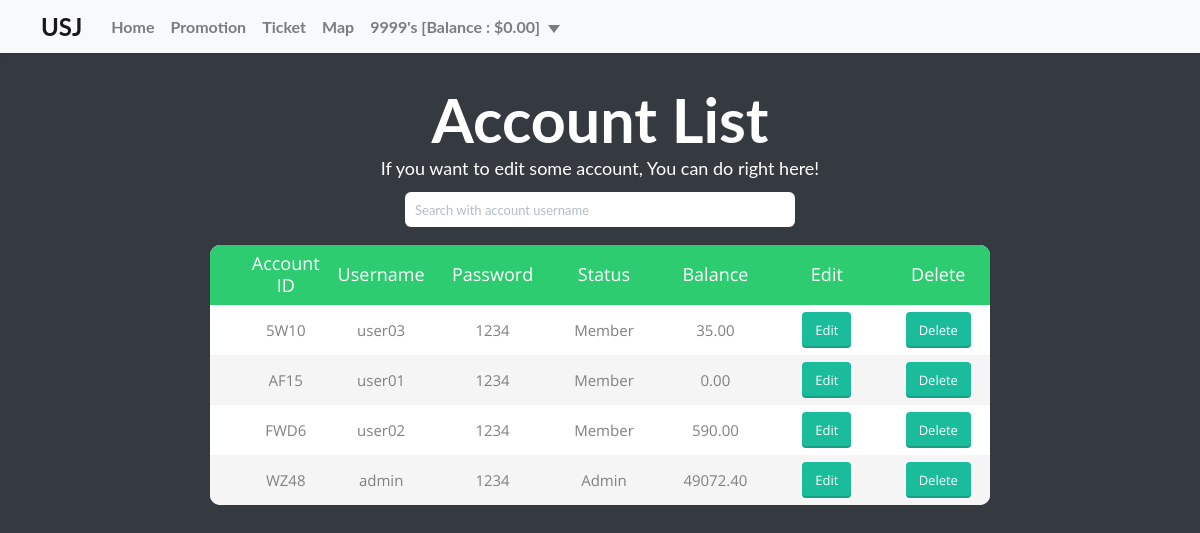
Page /Manage/Account-List.php (signed in) on the earlier database version.
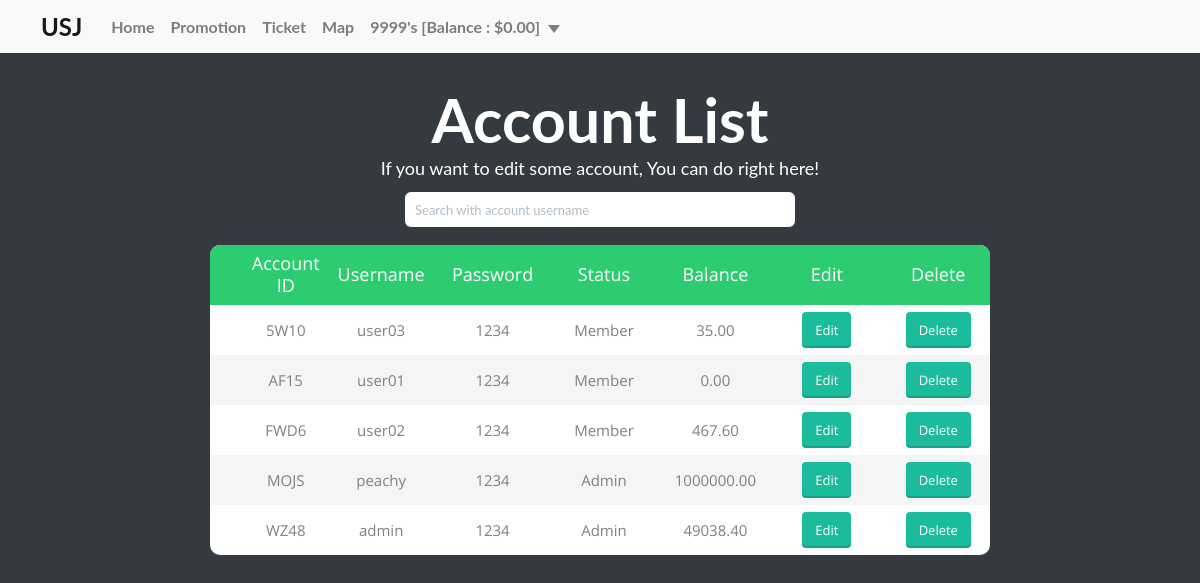
Same page on the later database version.
### tables this page shows
CREATE TABLE `account` (
  `USER_ID` varchar(4) NOT NULL,
  `USERNAME` varchar(30) NOT NULL,
  `PASSWORD` varchar(30) NOT NULL,
  `STATUS_ID` int(3) DEFAULT NULL,
  `MONEY` decimal(10,2) NOT NULL
);

CREATE TABLE `status` (
  `STATUS_ID` int(3) NOT NULL,
  `STATUS_NAME` varchar(50) NOT NULL
);

### Manage/Account-List.php (the view, shortened to what the changed rows need)
<html>
    <head>
        <link rel="stylesheet" href="../css/bootstrap.css">
        <link rel="stylesheet" href="../css/flat-ui.css">
        <link rel="stylesheet" href="../css/flat-web.css">
        <link rel="stylesheet" href="../css/style.css">
        <link rel="stylesheet" type="text/css" href="../css/account-table.css">
    </head>
    <body>
        <main>
            <div class="table-content">
                <div class="limiter">
                    <div class="container-table100">
                        <div class="wrap-table100">
                            <div class="table100">
                                <div class="jumbotron jumbotron-dark text-center">
                                    <h1>Account List</h1>
                                </div>
                                <table class="push-m">
                                    <thead>
                                    <tr class="table100-head">
                                        <th class="column1">Account ID</th>
                                        <th class="column2">Username</th>
                                        <th class="column3">Password</th>
                                        <th class="column4">Status</th>
                                        <th class="column5">Balance</th>
                                        <th class="column6">Edit</th>
                                        <th class="column7">Delete</th>
                                    </tr>
                                    </thead>
                                    <tbody>
                                        <?php
                                            if (isset($_GET['search']))
                                            {
                                                require('../Back-end/Connection.php');
                                                $username = $_GET['search'];
                                                $sql = "SELECT USER_ID, USERNAME, PASSWORD, status.STATUS_NAME, MONEY FROM account JOIN status on account.STATUS_ID = status.STATUS_ID WHERE USERNAME like '%".$username."%'";
                                                $resultAccount = mysqli_query($db, $sql);
                                                while ($row = mysqli_fetch_array($resultAccount))
                                                {
                                                    echo "<tr>";
                                                    for ($n = 1; $n <= 5; $n++)
                                                        echo "<td class='column$n'>".($row[$n - 1] !== null ? htmlentities($row[$n - 1], ENT_QUOTES) : "-")."</td>";
                                                    echo "<form action='../Back-end/Account-Edit.php' method='POST'>
                                                          <td class='column6'>
                                                            <input type='hidden' name='' value='$row[0]'>
                                                            <button type='submit' class='btn btn-sm btn-primary btn-embossed'>Edit</button>
                                                          </td> </form>";
                                                    echo "<form action='../Back-end/Account-Delete.php' method='POST'>
                                                          <td class='column7'>
                                                            <input type='hidden' name='' value='$row[0]'>
                                                            <button type='submit' class='btn btn-sm btn-primary btn-embossed'>Delete</button>
                                                          </td> </form>";
                                                    echo "</tr>";
                                                }
                                            }
                                            else
                                            {
                                                require('../Back-end/Connection.php');
                                                $sql = "SELECT USER_ID, USERNAME, PASSWORD, status.STATUS_NAME, MONEY FROM account JOIN status
                                                        ON account.STATUS_ID = status.STATUS_ID AND account.USER_ID != '9999'";
                                                $resultAccount = mysqli_query($db, $sql);
                                                while ($row = mysqli_fetch_array($resultAccount))
                                                {
                                                    echo "<tr>";
                                                    for ($n = 1; $n <= 5; $n++)
                                                        echo "<td class='column$n'>".($row[$n - 1] !== null ? htmlentities($row[$n - 1], ENT_QUOTES) : "-")."</td>";
                                                    echo "<form action='Account-Editor.php' method='POST'>
                                                          <td class='column6'>
                                                            <input type='hidden' name='USER_ID' value='$row[0]'>
                                                            <button type='submit' class='btn btn-sm btn-primary btn-embossed'>Edit</button>
                                                          </td> </form>";
                                                    echo "<form action='../Back-end/Account-Delete.php' method='POST'>
                                                          <td class='column7'>
                                                            <input type='hidden' name='USER_ID' value='$row[0]'>
                                                            <button type='submit' class='btn btn-sm btn-primary btn-embossed'>Delete</button>
                                                          </td> </form>";
                                                    echo "</tr>";
                                                }
                                            }
                                        ?>
                                    </tbody>
                                </table>
                            </div>
                        </div>
                    </div>
                </div>
            </div>
        </main>
    </body>
</html>

Differences in the rows shown:
added account: USER_ID "MOJS", USERNAME "peachy", PASSWORD "1234", STATUS_ID.STATUS_NAME "Admin", MONEY "1000000.00"
Other differences:
new list line: "467.60"
new list line: "49038.40"
list line gone: "590.00"
list line gone: "49072.40"
